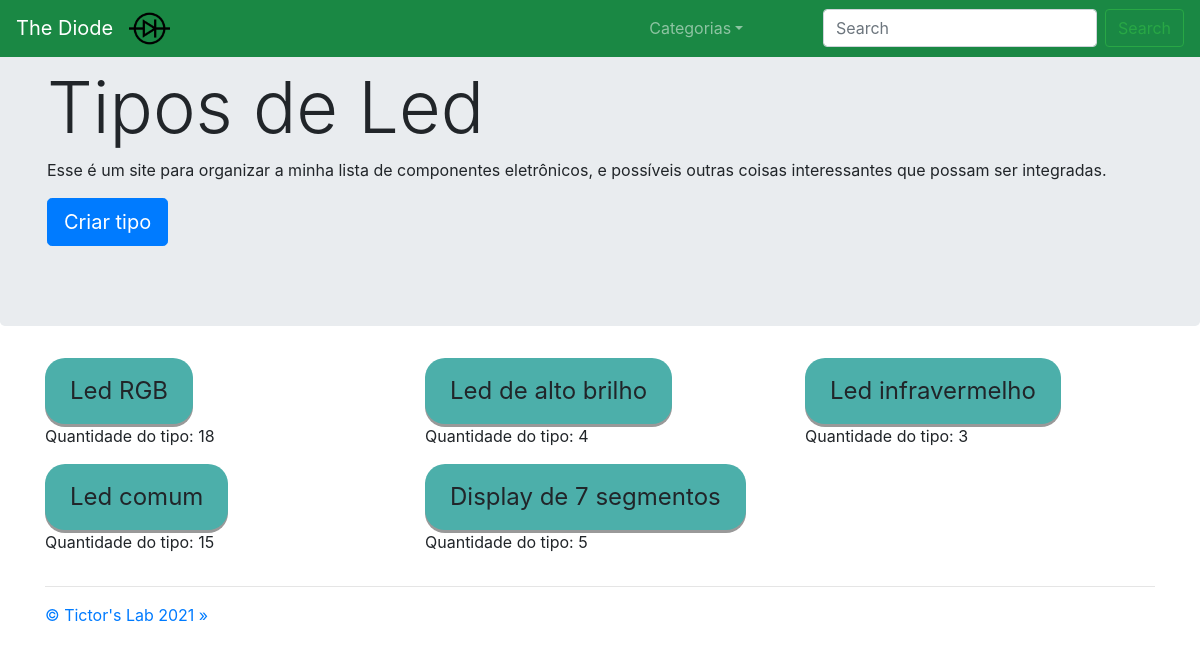
Page /2/ on the committed database.
### componente/models.py (models this page shows, shortened)
class Categoria(models.Model):
    nome     = models.CharField(max_length=100, unique=True, null=True)
    quantidade = models.IntegerField(blank=True, null=True)
    def __str__(self):
        return self.nome

class TipoDeComponente(models.Model):
    nome     = models.CharField(max_length = 100)
    categoria  = models.ForeignKey('Categoria', on_delete=models.CASCADE, default="1")
    quantidade = models.IntegerField(blank=True, null=True)
    class Meta:
        verbose_name_plural = "Tipos de componentes"

### core/views.py (the view)
# urls.py: path('<int:id>/', tipos_de_componentes, name='tipos_de_componentes'),
def tipos_de_componentes(request, id):
    conta_componentes()
    tipodecomponente = TipoDeComponente.objects.filter(categoria=id)
    categorias = Categoria.objects.all()
    context = {'categorias':categorias,
               'tipodecomponentes':tipodecomponente,
               'categoria_especifica':Categoria.objects.get(id=id),
               'id_categoria':id}
    return render(request, 'core/tipos_de_componentes.html', context)

### core/views.py (called while the page is built)
def conta_componentes():
    categorias = Categoria.objects.all()
    count = 0
    count_total = 0
    for categoria in categorias:
        tipodecomponentes_filtrados = categoria.tipodecomponente_set.all()
        for tipodecomponente in tipodecomponentes_filtrados:
            componentes_filtrados = tipodecomponente.componente_set.all()
            for componente_filtrado in componentes_filtrados:
                count += componente_filtrado.quantidade
            tipodecomponente.quantidade = count
            tipodecomponente.save()
            count_total += count
            count = 0
        categoria.quantidade = count_total
        categoria.save()
        count_total = 0

### core/templates/core/tipos_de_componentes.html (shortened to what this page needs)
{% extends 'core/base.html' %}
{% load static %}
{% block content %}
<nav class="navbar navbar-expand-md navbar-dark fixed-top" style="background-color: #1a8844;">
    <a class="navbar-brand" href="../">The Diode</a>
    <div class="collapse navbar-collapse" id="navbarsExampleDefault">
        <ul class="navbar-nav mr-auto">
            <li>
                <img src="{% static 'core/imagens/Diode.png' %}" style="width:8%;">
            </li>
            <li class="nav-item dropdown">
                <a class="nav-link dropdown-toggle" href="#" id="dropdown01" data-toggle="dropdown" aria-haspopup="true"
                    aria-expanded="false">Categorias</a>
            </li>
        </ul>
        <form class="form-inline my-2 my-lg-0" action="/search">
            <input name="q" class="form-control mr-sm-2" type="text" placeholder="Search" aria-label="Search">
            <button class="btn btn-outline-success my-2 my-sm-0" type="submit">Search</button>
        </form>
    </div>
</nav>
<main role="main">
    <div class="jumbotron">
        <div class="container">
            <h1 class="display-3">Tipos de {{ categoria_especifica }}</h1>
            <p>Esse é um site para organizar a minha lista de componentes eletrônicos, e possíveis outras coisas interessantes que possam ser integradas.</p>
        </div>
        <div class="container">
            <p><a class="btn btn-primary btn-lg" href="../{{ id_categoria }}/criar/" role="button">Criar tipo</a></p>
        </div>
    </div>
    <div class="container">
        <div class="row">
            {% for tipodecomponente in tipodecomponentes %}
            <div class="col-md-4">
                <a class="categorias" onclick="document.location='../{{ tipodecomponente.categoria.id }}/{{ tipodecomponente.id }}'" role="button">{{ tipodecomponente.nome }}</a>
                <p>Quantidade do tipo: {{ tipodecomponente.quantidade }}</p>
            </div>
            {% endfor %}
        </div>
        <hr>
    </div>
</main>
<footer class="container">
    <p><a href="http://tictorslab.blogspot.com/" role="button">&copy; Tictor's Lab 2021 &raquo;</a></p>
</footer>
{% endblock %}

### core/templates/core/tipos_de_componentes.html (style rules this page uses)
.categorias { display: inline-block; padding: 15px 25px; font-size: 24px; cursor: pointer; text-align: center; text-decoration: none; outline: none; color: #fff; background-color: #4cafaa; border: none; border-radius: 20px; box-shadow: 0 3px #999; }

### rows in the picture
Categoria: nome "Led"
TipoDeComponente: nome "Led RGB", quantidade "18"
TipoDeComponente: nome "Led de alto brilho", quantidade "4"
TipoDeComponente: nome "Led infravermelho", quantidade "3"
TipoDeComponente: nome "Led comum", quantidade "15"
TipoDeComponente: nome "Display de 7 segmentos", quantidade "5"
